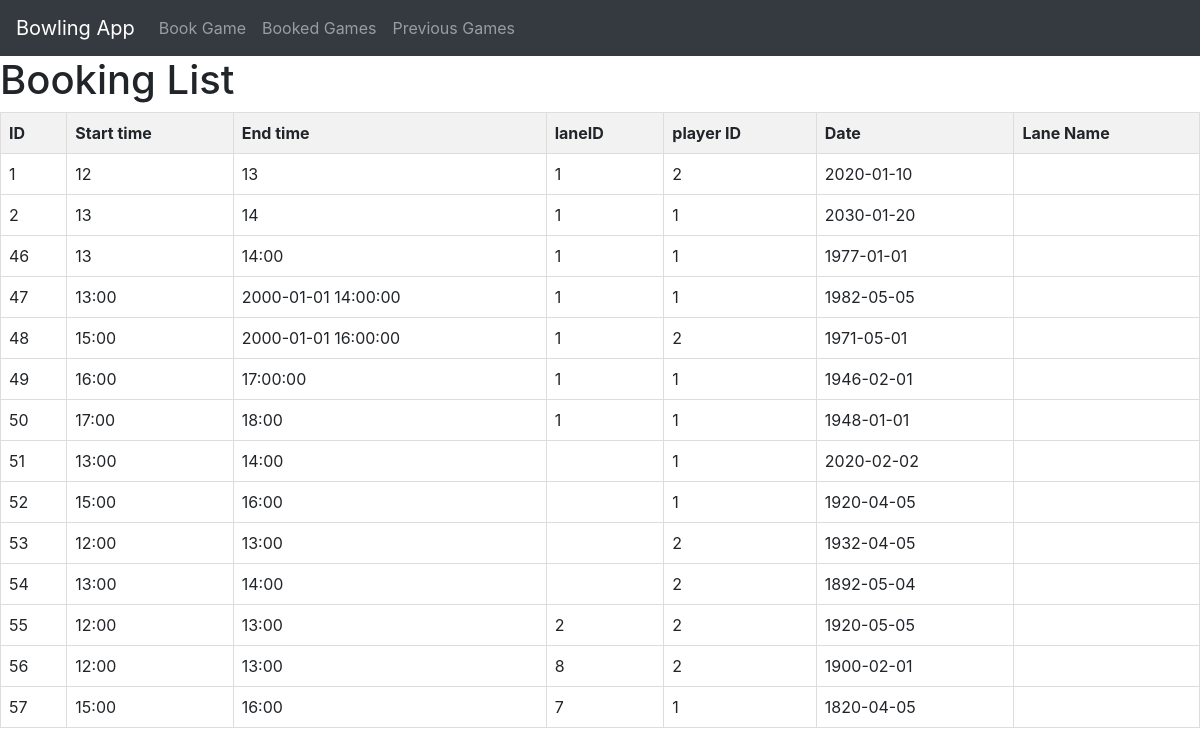
Before: /bookings with the older database file.
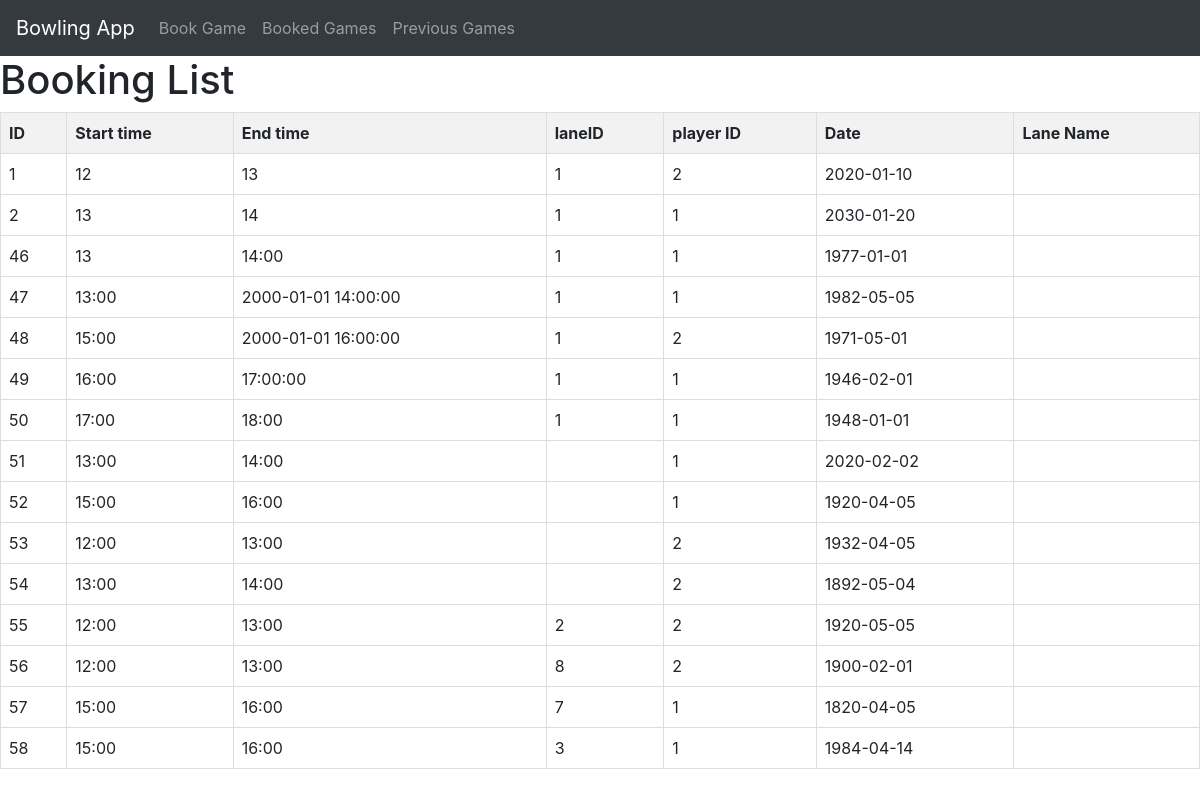
After: the same page with the newer database file.
### tables this page shows
CREATE TABLE Bookings (bookingId INTEGER PRIMARY KEY AUTOINCREMENT, startTime time, endTime time, laneID INTEGER REFERENCES BowlingLanes (laneID), playerID INTEGER REFERENCES Players (playerID), date date);

### app.py (the view)
@app.route('/bookings', methods=["GET"])
def get_bookings():
    return render_template("bookings.html", bookings=query_db('SELECT * FROM Bookings'))

### test.py (called while the page is built)
def get_db():
    db = getattr(g, '_database', None)
    if db is None:
        db = g._database = sqlite3.connect(DATABASE)
        db.row_factory = sqlite3.Row
    return db

def query_db(query, args=(), one=False, commit=False):
    if commit:
        db = get_db()
        cur = db.execute(query, args)
        db.commit()
        cur.close
        return None
    cur = get_db().execute(query, args)
    rv = cur.fetchall()
    cur.close()
    return (rv[0] if rv else None) if one else rv

### template/bookings.html (shortened to what this page needs)
<!DOCTYPE html>
<html lang="en">
<head>
    <link rel="stylesheet" href="https://maxcdn.bootstrapcdn.com/bootstrap/4.5.2/css/bootstrap.min.css">
</head>
<body>
    <nav class="navbar navbar-expand-lg navbar-dark bg-dark">
        <a class="navbar-brand" href="/logged_in">Bowling App</a>
        <div class="collapse navbar-collapse" id="navbarNav">
            <ul class="navbar-nav">
                <li class="nav-item">
                    <a class="nav-link" href="/book_game">Book Game</a>
                </li>
                <li class="nav-item">
                    <a class="nav-link" href="/booked_games">Booked Games</a>
                </li>
                <li class="nav-item">
                    <a class="nav-link" href="/previous_games">Previous Games</a>
                </li>
            </ul>
        </div>
    </nav>
    <h1>Booking List</h1>
    <table>
        <thead>
            <tr>
                <th>ID</th>
                <th>Start time</th>
                <th>End time</th>
                <th>laneID</th>
                <th>player ID</th>
                <th>Date</th>
                <th>Lane Name</th>
            </tr>
        </thead>
        <tbody>
            {% for booking in bookings %}
            <tr>
                <td>{{ booking['bookingID'] }}</td>
                <td>{{ booking['startTime'] }}</td>
                <td>{{ booking['endTime'] }}</td>
                <td>{{ booking['laneID'] }}</td>
                <td>{{ booking['playerID'] }}</td>
                <td>{{ booking['date'] }}</td>
                <td>{{ booking['laneName'] }}</td>
            </tr>
            {% endfor %}
        </tbody>
    </table>
</body>
</html>

Changed rows visible on the page:
added Bookings: bookingID "58", startTime "15:00", endTime "16:00", laneID "3", playerID "1", date "1984-04-14"
